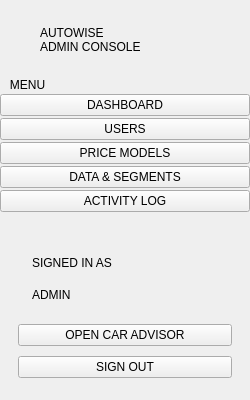
     <widget class="QFrame" name="frameSidebar">
      <property name="minimumSize"><size><width>250</width><height>0</height></size></property>
      <property name="maximumSize"><size><width>250</width><height>16777215</height></size></property>
      <layout class="QVBoxLayout" name="verticalLayoutSidebar">
       <property name="spacing"><number>2</number></property>
       <property name="leftMargin"><number>0</number></property>
       <property name="topMargin"><number>0</number></property>
       <property name="rightMargin"><number>0</number></property>
       <property name="bottomMargin"><number>0</number></property>
       <item>
        <layout class="QVBoxLayout" name="verticalLayoutSideTop">
         <property name="leftMargin"><number>22</number></property>
         <property name="topMargin"><number>26</number></property>
         <property name="rightMargin"><number>22</number></property>
         <property name="bottomMargin"><number>22</number></property>
         <item>
          <layout class="QHBoxLayout" name="horizontalLayoutSideBrand">
           <property name="spacing"><number>12</number></property>
           <property name="leftMargin"><number>0</number></property>
           <property name="topMargin"><number>0</number></property>
           <property name="rightMargin"><number>0</number></property>
           <property name="bottomMargin"><number>0</number></property>
           <item>
            <widget class="QLabel" name="labelSideMark">
             <property name="text"><string></string></property>
             <property name="minimumSize"><size><width>6</width><height>26</height></size></property>
             <property name="maximumSize"><size><width>6</width><height>26</height></size></property>
            </widget>
           </item>
           <item>
            <layout class="QVBoxLayout" name="verticalLayoutSideBrand">
             <property name="spacing"><number>0</number></property>
             <property name="leftMargin"><number>0</number></property>
             <property name="topMargin"><number>0</number></property>
             <property name="rightMargin"><number>0</number></property>
             <property name="bottomMargin"><number>0</number></property>
             <item>
              <widget class="QLabel" name="labelSideBrand">
               <property name="text"><string>AUTOWISE</string></property>
              </widget>
             </item>
             <item>
              <widget class="QLabel" name="labelSideTagline">
               <property name="text"><string>ADMIN CONSOLE</string></property>
              </widget>
             </item>
            </layout>
           </item>
          </layout>
         </item>
        </layout>
       </item>
       <item>
        <widget class="QLabel" name="labelSideMenu">
         <property name="text"><string>   MENU</string></property>
         <property name="role" stdset="0"><string>statLabel</string></property>
        </widget>
       </item>
       <item>
        <widget class="QPushButton" name="pushButtonSideDashboard">
         <property name="text"><string>DASHBOARD</string></property>
         <property name="variant" stdset="0"><string>side</string></property>
         <property name="cursor"><cursorShape>PointingHandCursor</cursorShape></property>
        </widget>
       </item>
       <item>
        <widget class="QPushButton" name="pushButtonSideUsers">
         <property name="text"><string>USERS</string></property>
         <property name="variant" stdset="0"><string>side</string></property>
         <property name="cursor"><cursorShape>PointingHandCursor</cursorShape></property>
        </widget>
       </item>
       <item>
        <widget class="QPushButton" name="pushButtonSideModels">
         <property name="text"><string>PRICE MODELS</string></property>
         <property name="variant" stdset="0"><string>side</string></property>
         <property name="cursor"><cursorShape>PointingHandCursor</cursorShape></property>
        </widget>
       </item>
       <item>
        <widget class="QPushButton" name="pushButtonSideData">
         <property name="text"><string>DATA &amp;&amp; SEGMENTS</string></property>
         <property name="variant" stdset="0"><string>side</string></property>
         <property name="cursor"><cursorShape>PointingHandCursor</cursorShape></property>
        </widget>
       </item>
       <item>
        <widget class="QPushButton" name="pushButtonSideActivity">
         <property name="text"><string>ACTIVITY LOG</string></property>
         <property name="variant" stdset="0"><string>side</string></property>
         <property name="cursor"><cursorShape>PointingHandCursor</cursorShape></property>
        </widget>
       </item>
       <item>
        <spacer name="spacer25">
         <property name="orientation"><enum>Qt::Orientation::Vertical</enum></property>
         <property name="sizeHint" stdset="0"><size><width>20</width><height>20</height></size></property>
        </spacer>
       </item>
       <item>
        <layout class="QVBoxLayout" name="verticalLayoutSideBottom">
         <property name="spacing"><number>10</number></property>
         <property name="leftMargin"><number>18</number></property>
         <property name="topMargin"><number>10</number></property>
         <property name="rightMargin"><number>18</number></property>
         <property name="bottomMargin"><number>22</number></property>
         <item>
          <widget class="QFrame" name="frameSideUser">
           <layout class="QVBoxLayout" name="verticalLayoutSideUser">
            <property name="spacing"><number>2</number></property>
            <property name="leftMargin"><number>14</number></property>
            <property name="topMargin"><number>12</number></property>
            <property name="rightMargin"><number>14</number></property>
            <property name="bottomMargin"><number>12</number></property>
            <item>
             <widget class="QLabel" name="labelSideUserCaption">
              <property name="text"><string>SIGNED IN AS</string></property>
              <property name="role" stdset="0"><string>statLabel</string></property>
             </widget>
            </item>
            <item>
             <widget class="QLabel" name="labelSideUserName">
              <property name="text"><string></string></property>
              <property name="wordWrap"><bool>true</bool></property>
             </widget>
            </item>
            <item>
             <widget class="QLabel" name="labelSideUserRole">
              <property name="text"><string>ADMIN</string></property>
              <property name="role" stdset="0"><string>eyebrow</string></property>
             </widget>
            </item>
           </layout>
          </widget>
         </item>
         <item>
          <widget class="QPushButton" name="pushButtonOpenUserApp">
           <property name="text"><string>OPEN CAR ADVISOR</string></property>
           <property name="variant" stdset="0"><string>sideGhost</string></property>
           <property name="toolTip"><string>Use the app as a user (price estimate and recommendations)</string></property>
           <property name="cursor"><cursorShape>PointingHandCursor</cursorShape></property>
          </widget>
         </item>
         <item>
          <widget class="QPushButton" name="pushButtonSideLogout">
           <property name="text"><string>SIGN OUT</string></property>
           <property name="variant" stdset="0"><string>sideGhost</string></property>
           <property name="cursor"><cursorShape>PointingHandCursor</cursorShape></property>
          </widget>
         </item>
        </layout>
       </item>
      </layout>
     </widget>
